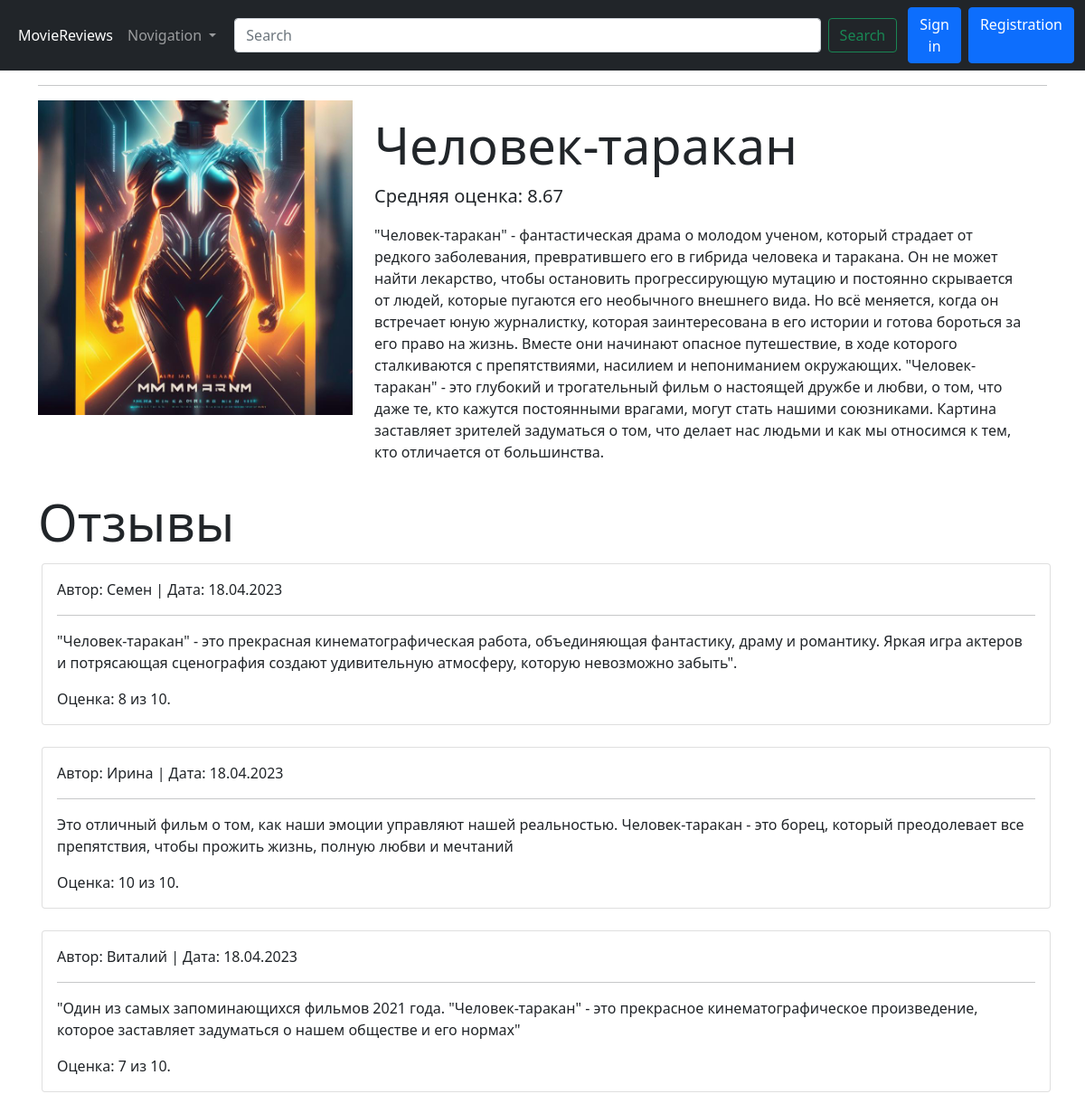
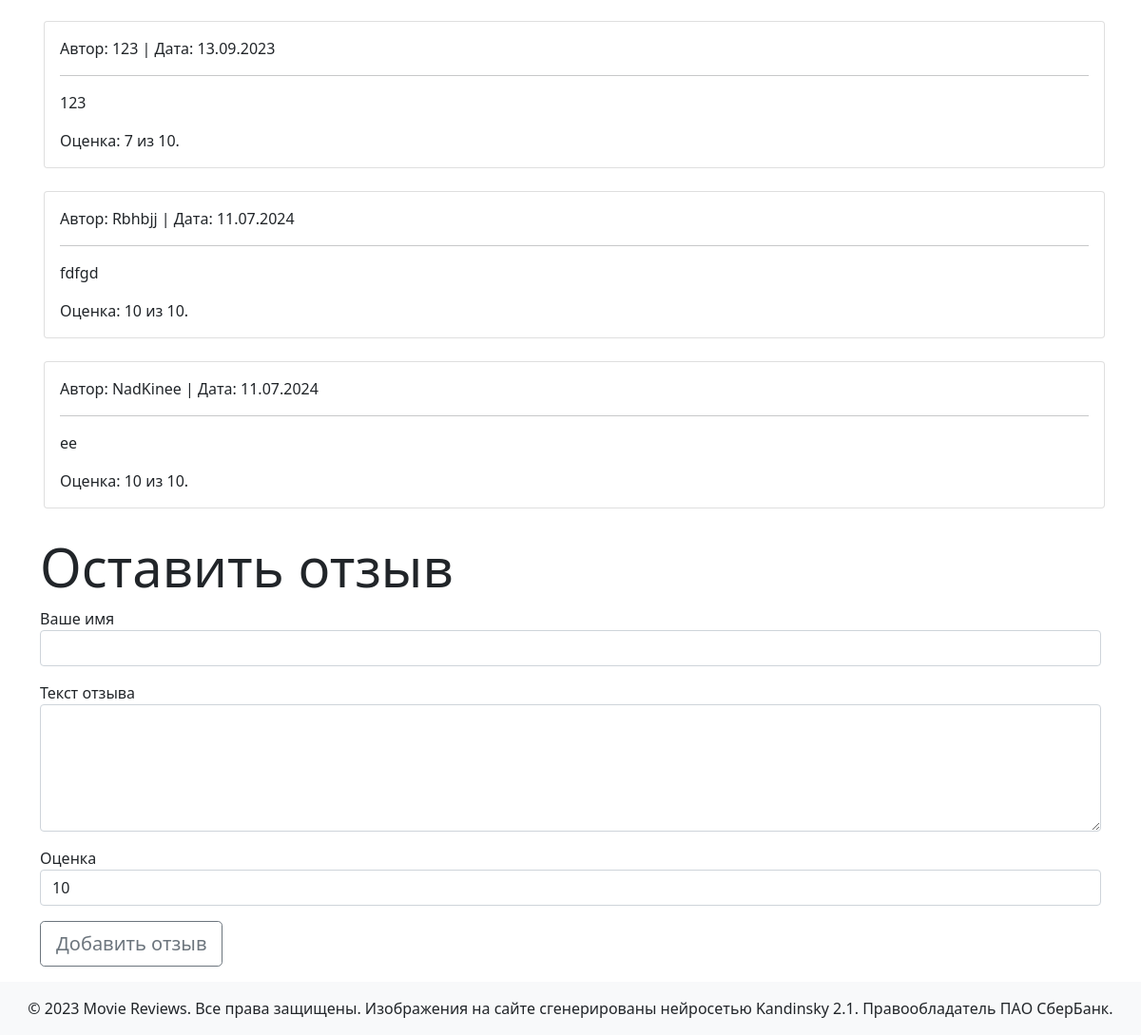
Page /movie/3 on the committed database (2 pictures, top to bottom).
### models.py (models this page shows, shortened)
class Movie(db.Model):
    id = db.Column(db.Integer, primary_key=True)
    title = db.Column(db.String(255), nullable=False)
    description = db.Column(db.Text, nullable=False)
    image = db.Column(db.String(255), nullable=False)
    reviews = db.relationship('Review', back_populates='movie')

class Review(db.Model):
    id = db.Column(db.Integer, primary_key=True)
    name = db.Column(db.String(255), nullable=False)
    text = db.Column(db.Text, nullable=False)
    created_date = db.Column(db.DateTime, default=datetime.utcnow)
    score = db.Column(db.Integer, nullable=False)
    movie_id = db.Column(db.Integer, db.ForeignKey('movie.id', ondelete="CASCADE"))
    movie = db.relationship('Movie', back_populates='reviews')

### views.py (the view, shortened to what this page needs)
@app.route('/movie/<int:id>', methods=['GET', 'POST'])
def movie(id):
    movie = Movie.query.get(id)
    if movie.reviews:
        avg_score = round(sum(review.score for review in movie.reviews) / len(movie.reviews), 2)
    else:
        avg_score = 0
    form = ReviewForm(score=10)
    return render_template('movie.html',
                           movie=movie,
                           avg_score=avg_score,
                           form=form)

### forms.py
class ReviewForm(FlaskForm):
    name = StringField('Ваше имя',
                       validators=[DataRequired(message="Поле не должно быть пустым")])
    text = TextAreaField('Текст отзыва',
                         validators=[DataRequired(message="Поле не должно быть пустым")])
    score = SelectField('Оценка',
                        choices=[(i, i) for i in range(1, 11)])
    submit = SubmitField('Добавить отзыв')

### templates/movie.html
{% extends 'base.html' %}
{% block content %}
  <div class="row mb-3">
    <div class="col-md-4">
      {% if movie.image %}
        <img class="img-fluid" src="{{ url_for('static', filename='images/' + movie.image) }}">
      {% endif %}
    </div>
    <div class="col-md-8">
      <h1 class="mt-3 display-4">{{ movie.title }}</h1>
      {% if avg_score %}
        <p class="lead">Средняя оценка: {{ avg_score }}</p>
      {% endif %}
      <p>{{ movie.description }}</p>
    </div>
  </div>
  <h1 class="display-4">Отзывы</h1>
  <div class="m-1">
    {% for review in movie.reviews %}
      <div class="card mb-4">
        <div class="card-body">
          <p class="card-text">Автор: {{ review.name }} | Дата: {{ review.created_date.strftime('%d.%m.%Y') }}</p>
          <hr>
          <p class="card-text font-italic">{{ review.text }}</p>
          <p class="card-text font-italic">Оценка: {{ review.score }} из 10.</p>
        </div>
      </div>
    {% else %}
      <p>Отзывов еще нет, но вы можете оставить первый!</p>
    {% endfor %}
  </div>
  <h1 class="display-4">Оставить отзыв</h1>
  {% include 'add_review.html' %}
{% endblock content %}

### rows in the picture
Movie: image (picture), title "Человек-таракан", description "\"Человек-таракан\" - фантастическая драма о молодом ученом, который страдает от редкого заболевания, превратившего его в гибрида человека и таракана. Он не может найти лекарство, чтобы остановить прогрессирующую мутацию и постоянно скрывается от людей, которые пугаются его необычного внешнего вида. Но всё меняется, когда он встречает юную журналистку, которая заинтересована в его истории и готова бороться за его право на жизнь. Вместе они начинают опасное путешествие, в ходе которого сталкиваются с препятствиями, насилием и непониманием окружающих. \"Человек-таракан\" - это глубокий и трогательный фильм о настоящей дружбе и любви, о том, что даже те, кто кажутся постоянными врагами, могут…"
Review: name "Семен", created_date "18.04.2023", text "\"Человек-таракан\" - это прекрасная кинематографическая работа, объединяющая фантастику, драму и романтику. Яркая игра актеров и потрясающая сценография создают удивительную атмосферу, которую невозможно забыть\".", score "8"
Review: name "Ирина", created_date "18.04.2023", text "Это отличный фильм о том, как наши эмоции управляют нашей реальностью. Человек-таракан - это борец, который преодолевает все препятствия, чтобы прожить жизнь, полную любви и мечтаний", score "10"
Review: name "Виталий", created_date "18.04.2023", text "\"Один из самых запоминающихся фильмов 2021 года. \"Человек-таракан\" - это прекрасное кинематографическое произведение, которое заставляет задуматься о нашем обществе и его нормах\"", score "7"
Review: name "123", created_date "13.09.2023", text "123", score "7"
Review: name "Rbhbjj", created_date "11.07.2024", text "fdfgd", score "10"
Review: name "NadKinee", created_date "11.07.2024", text "ee", score "10"

### other values in the picture
{{ avg_score }} "8.67"
